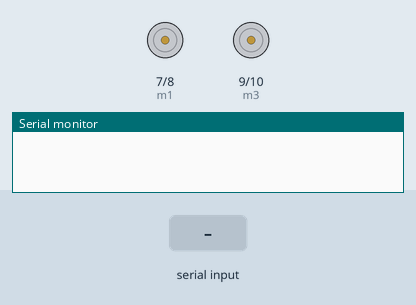
A sketch run on a simulated Arduino Uno, built with avr-gcc and run on an emulated ATmega328P. Shown: motor-driver pin pairs drawn as motors (green arrow = first pin HIGH = forward, orange = second pin HIGH = backward, longer = more drive), the last lines printed to the serial monitor. The inputs (shaded band) are chosen by the test bench.

Above: at 1.2 s.
1.3 s: "a" received over Serial
At 1.7 s:
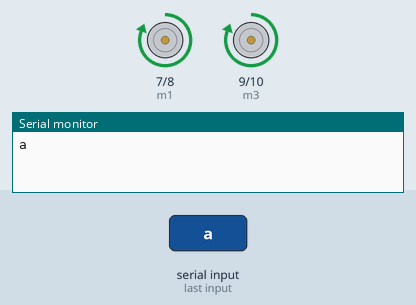
2.8 s: "b" received over Serial
At 4.0 s:
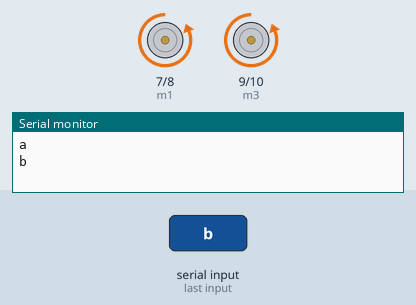
4.3 s: "c" received over Serial
At 5.1 s:
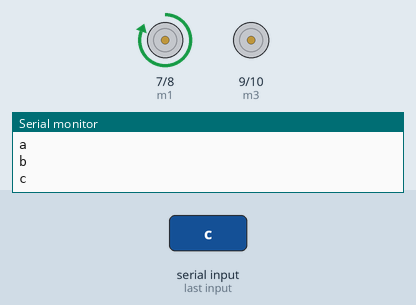
5.8 s: "d" received over Serial
At 6.3 s:
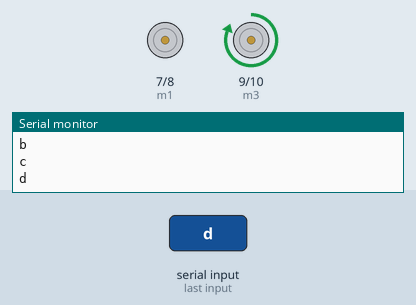
Timing chart, 0 to 8.3 s (numbered marks = the images above; inputs shaded):
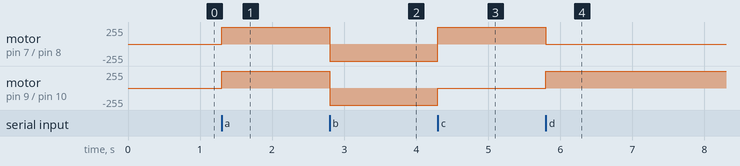

Measured:
- after the input at 1.3 s, motor on pin 7 (m1) / pin 8 (m2), motor on pin 9 (m3) / pin 10 (m4): stopped → forward 255/255 at once
- after the input at 2.8 s, motor on pin 7 (m1) / pin 8 (m2), motor on pin 9 (m3) / pin 10 (m4): forward 255/255 → backward 255/255 at once
- after the input at 4.3 s, motor on pin 7 (m1) / pin 8 (m2): backward 255/255 → forward 255/255 at once; motor on pin 9 (m3) / pin 10 (m4): backward 255/255 → stopped at once
- after the input at 5.8 s, motor on pin 7 (m1) / pin 8 (m2): forward 255/255 → stopped at once; motor on pin 9 (m3) / pin 10 (m4): stopped → forward 255/255 at once

The sketch:

robot.ino
```cpp
  char t;
int m1=7;
int m2=8;
int m3=9;
int m4=10;

void stopm()
{
  digitalWrite(m1,0);
  digitalWrite(m2,0);
  digitalWrite(m3,0);
  digitalWrite(m4,0);
}
void fm(){
   digitalWrite(m1,1);
  digitalWrite(m2,0);
  digitalWrite(m3,1);
  digitalWrite(m4,0);
}
void bm(){
  digitalWrite(m1,0);
  digitalWrite(m2,1);
  digitalWrite(m3,0);
  digitalWrite(m4,1);
}
void rm(){
  digitalWrite(m1,1);
  digitalWrite(m2,0);
  digitalWrite(m3,0);
  digitalWrite(m4,0);
}
void lm(){
  digitalWrite(m1,0);
  digitalWrite(m2,0);
  digitalWrite(m3,1);
  digitalWrite(m4,0);
}

  void setup(){
    Serial.begin(9600);
    pinMode(m1,OUTPUT);
    pinMode(m2,OUTPUT);
    pinMode(m3,OUTPUT);
    pinMode(m4,OUTPUT);
    Serial.begin(9600);
    //pinMode(7,INPUT);
    //pinMode(8,INPUT);
  }
void loop(){
if (Serial.available()){
 t=Serial.read();
Serial.println(t);
}
if(t=='a'){
  fm();
}
if(t=='b'){
  bm();
}
if(t=='c'){
  rm();
}
if(t=='d'){
  lm();
}
if(t=='e'){
  stopm();
}
}
```
